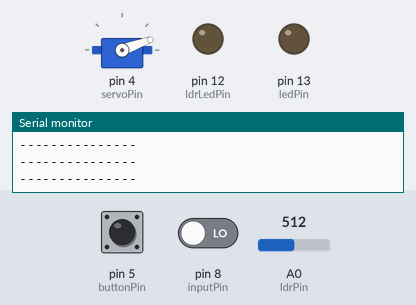
A sketch run on a simulated Arduino Uno, built with avr-gcc and run on an emulated ATmega328P. On the bench: servo, output pins drawn as LEDs (lit = HIGH), the last lines printed to the serial monitor. The test bench sets the inputs (shaded band); at power-on: A0 (ldrPin) = 512, pin 5 (buttonPin) HIGH, pin 8 (inputPin) LOW. The modem accepts every AT command (registered, SIM ready, sends succeed) and sends nothing else.

Above: at 5.3 s.
5.4 s: A0 (ldrPin) set to 318
6.9 s: A0 (ldrPin) set to 284
At 7.9 s:
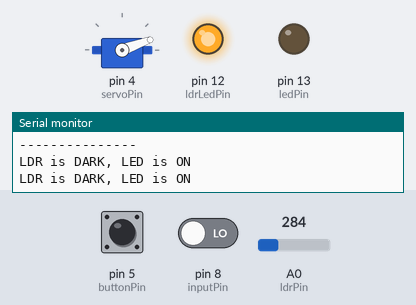
8.6 s: pin 5 (buttonPin) pulled LOW for 3.2 s
At 11.8 s:
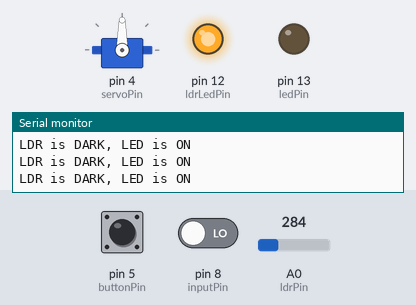
13.3 s: pin 8 (inputPin) driven HIGH
At 14.4 s:
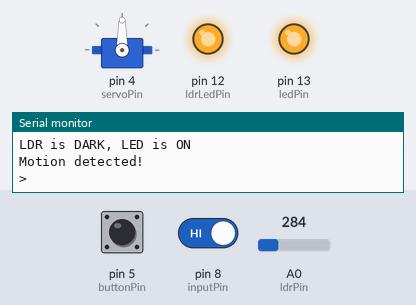
14.8 s: pin 5 (buttonPin) pulled LOW for 0.15 s
At 15.7 s:
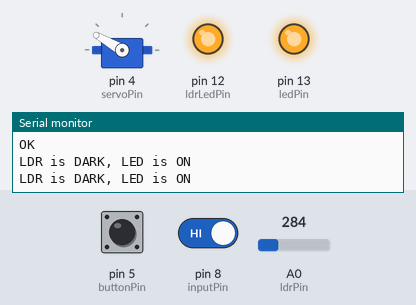
16.5 s: pin 5 (buttonPin) pulled LOW for 1 s
At 19.2 s:
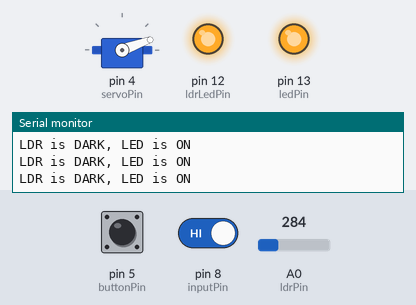
Timing chart, 0 to 20.3 s (numbered marks = the images above; inputs shaded):
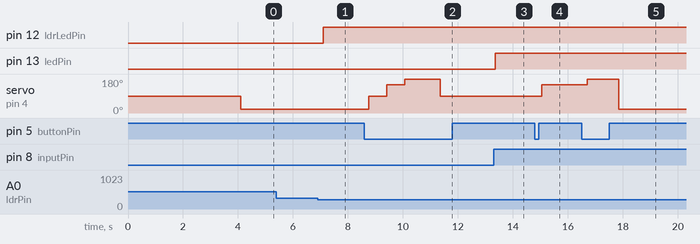

Measured:
- the behaviour switches between 301 and 300 on A0 (ldrPin) (found by bisection; images 0 and 1)
- after the input at 6.9 s, pin 12 (ldrLedPin): LOW → HIGH after 0.21 s
- after the input at 8.6 s, servo on pin 4 (servoPin): 20° → 90° after 0.16 s, → 150° 0.65 s later, → 180° 0.65 s later, → 90° 1.3 s later
- after the input at 13.3 s, pin 13 (ledPin): LOW → HIGH after 0.06 s
- after the input at 14.8 s, servo on pin 4 (servoPin): 90° → 150° after 0.26 s
- after the input at 16.5 s, servo on pin 4 (servoPin): 150° → 180° after 0.21 s, → 20° 1.2 s later

The sketch:

servo_gsm_ldr_buzzer_pir.ino
```cpp
#include <SoftwareSerial.h>
#include <Servo.h>

// Create software serial object to communicate with SIM800L
SoftwareSerial mySerial(3, 2); // SIM800L Tx & Rx is connected to Arduino #3 & #2

// Define pin constants
const int ledPin = 13;         // LED for motion detection
const int inputPin = 8;        // PIR sensor
const int ldrLedPin = 12;      // LED for LDR
const int ldrPin = A0;         // LDR sensor
const int buttonPin = 5;       // Pushbutton pin
const int servoPin = 4;        // Servo pin

// Initialize variables
int pirState = LOW;            // Start assuming no motion detected
int val = 0;                   // Variable for reading PIR sensor status
int ldrStatus = 0;             // Variable for reading LDR sensor status
int counter = 0;               // Counter for button presses

Servo servo;                   // Create Servo object

void setup() {
  // Initialize pins
  pinMode(ledPin, OUTPUT);     // Declare motion detection LED as output
  pinMode(inputPin, INPUT);    // Declare PIR sensor as input
  pinMode(ldrLedPin, OUTPUT);  // Declare LDR LED as output
  pinMode(ldrPin, INPUT);      // Declare LDR sensor as input
  pinMode(buttonPin, INPUT);   // Declare button as input

  // Attach the servo
  servo.attach(servoPin);

  // Begin serial communication with Arduino and Arduino IDE (Serial Monitor)
  Serial.begin(9600);

  // Begin serial communication with Arduino and SIM800L
  mySerial.begin(9600);

  Serial.println("Initializing...");
  delay(1000);

  // Handshake with SIM800L
  mySerial.println("AT"); // Once the handshake test is successful, it will return OK
  updateSerial();

  // Configure SIM800L in TEXT mode
  mySerial.println("AT+CMGF=1");
  updateSerial();

  // Configure how newly arrived SMS messages should be handled
  mySerial.println("AT+CNMI=1,2,0,0,0");
  updateSerial();

  // Send an initial SMS
  sendSMS("+256741539324", "System initialized. Monitoring started.");
}

void loop() {
  // Motion detection
  val = digitalRead(inputPin);  // Read input value from PIR sensor

  if (val == HIGH) {            // Check if the input is HIGH
    digitalWrite(ledPin, HIGH); // Turn motion detection LED ON

    if (pirState == LOW) {
      Serial.println("Motion detected!"); // Print on output change
      pirState = HIGH;
      sendSMS("+256741539324", "Motion detected!"); // Send SMS on motion detected
    }
  } else {
    digitalWrite(ledPin, LOW);  // Turn motion detection LED OFF

    if (pirState == HIGH) {
      Serial.println("Motion ended!");  // Print on output change
      pirState = LOW;
      sendSMS("+256741539324", "Motion ended!"); // Send SMS on motion ended
    }
  }

  // LDR sensor detection
  ldrStatus = analogRead(ldrPin); // Read LDR sensor value

  if (ldrStatus <= 300) { // Check if LDR sensor detects darkness
    digitalWrite(ldrLedPin, HIGH); // Turn LDR LED ON
    Serial.println("LDR is DARK, LED is ON");
  } else {
    digitalWrite(ldrLedPin, LOW); // Turn LDR LED OFF
    Serial.println("---------------");
  }

  // Servo control with pushbutton
  int buttonState = digitalRead(buttonPin); // Read button state

  if (buttonState == LOW) { // Button pressed
    counter++;
    delay(150); // Debounce delay
  }

  if (counter == 0)
    servo.write(20);  // Zero degrees
  else if (counter == 1)
    servo.write(90);  // 90 degrees
  else if (counter == 2)
    servo.write(150); // 150 degrees
  else if (counter == 3)
    servo.write(180); // 180 degrees
  else
    counter = 0; // Reset counter and servo position

  updateSerial(); // Update serial communication
}

void sendSMS(const char* number, const char* message) {
  mySerial.println("AT+CMGS=\"" + String(number) + "\""); // Send SMS to the specified number
  updateSerial();
  mySerial.print(message); // SMS content
  updateSerial();
  mySerial.write(26); // ASCII code for Ctrl+Z to send the message
  updateSerial();
}

void updateSerial() {
  delay(500);
  while (Serial.available()) {
    mySerial.write(Serial.read()); // Forward what Serial received to Software Serial Port
  }
  while (mySerial.available()) {
    Serial.write(mySerial.read()); // Forward what Software Serial received to Serial Port
  }
}
```
